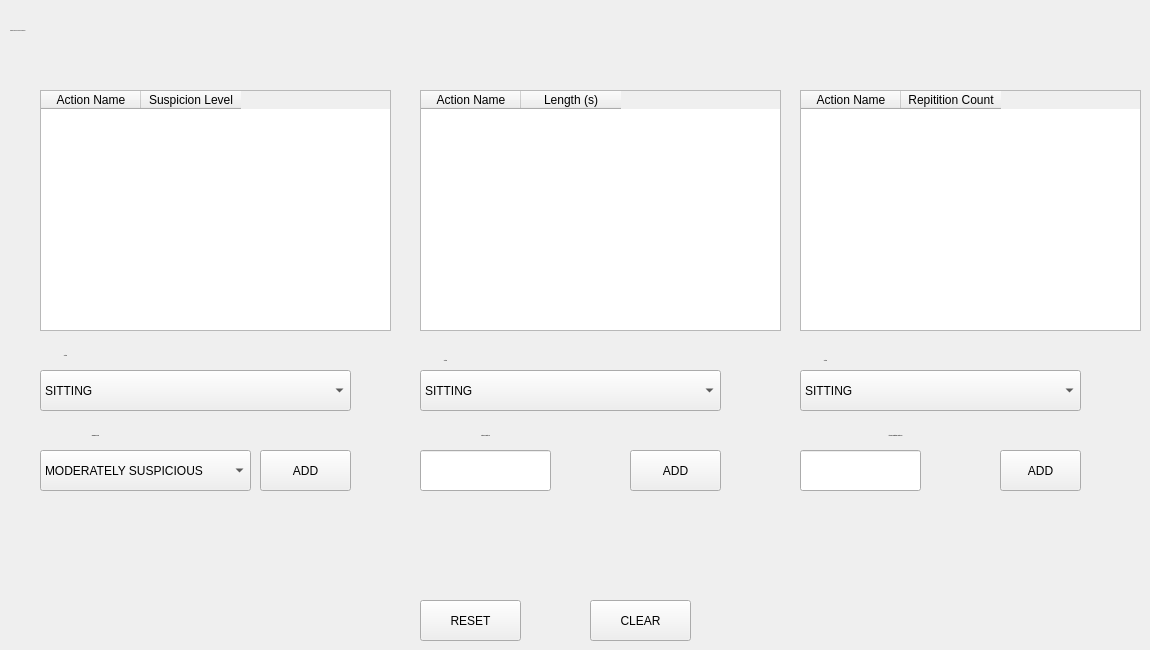
    <widget class="QWidget" name="page_10">
     <widget class="QLabel" name="label_52">
      <property name="geometry">
       <rect>
        <x>10</x>
        <y>0</y>
        <width>671</width>
        <height>61</height>
       </rect>
      </property>
      <property name="font">
       <font>
        <family>Bell MT</family>
        <pointsize>-1</pointsize>
        <fontweight>Medium</fontweight>
       </font>
      </property>
      <property name="text">
       <string>Suspiciousness Criteria Calibrator</string>
      </property>
     </widget>
     <widget class="QComboBox" name="actions_suspicion_level_combo_box">
      <property name="geometry">
       <rect>
        <x>40</x>
        <y>370</y>
        <width>311</width>
        <height>41</height>
       </rect>
      </property>
      <property name="currentIndex">
       <number>0</number>
      </property>
      <property name="placeholderText">
       <string>Choose an action...</string>
      </property>
      <item>
       <property name="text">
        <string>SITTING</string>
       </property>
      </item>
      <item>
       <property name="text">
        <string>STANDING</string>
       </property>
      </item>
      <item>
       <property name="text">
        <string>LEFT ARM EXTENDING SIDEWARDS</string>
       </property>
      </item>
      <item>
       <property name="text">
        <string>LEFT ARM NEUTRAL (RESTING)</string>
       </property>
      </item>
      <item>
       <property name="text">
        <string>LEFT ARM UNKNOWN</string>
       </property>
      </item>
      <item>
       <property name="text">
        <string>RIGHT ARM EXTENDING SIDEWARDS</string>
       </property>
      </item>
      <item>
       <property name="text">
        <string>RIGHT ARM NEUTRAL (RESTING)</string>
       </property>
      </item>
      <item>
       <property name="text">
        <string>RIGHT ARM UNKNOWN</string>
       </property>
      </item>
      <item>
       <property name="text">
        <string>FACING LEFT</string>
       </property>
      </item>
      <item>
       <property name="text">
        <string>FACING FORWARDS</string>
       </property>
      </item>
      <item>
       <property name="text">
        <string>FACING DOWNWARDS</string>
       </property>
      </item>
     </widget>
     <widget class="QTableWidget" name="action_suspicion_level_table">
      <property name="geometry">
       <rect>
        <x>40</x>
        <y>90</y>
        <width>351</width>
        <height>241</height>
       </rect>
      </property>
      <property name="tabKeyNavigation">
       <bool>true</bool>
      </property>
      <property name="showDropIndicator" stdset="0">
       <bool>true</bool>
      </property>
      <property name="wordWrap">
       <bool>true</bool>
      </property>
      <property name="rowCount">
       <number>0</number>
      </property>
      <property name="columnCount">
       <number>2</number>
      </property>
      <attribute name="horizontalHeaderVisible">
       <bool>true</bool>
      </attribute>
      <attribute name="horizontalHeaderHighlightSections">
       <bool>true</bool>
      </attribute>
      <attribute name="horizontalHeaderStretchLastSection">
       <bool>false</bool>
      </attribute>
      <attribute name="verticalHeaderVisible">
       <bool>false</bool>
      </attribute>
      <column>
       <property name="text">
        <string>Action Name</string>
       </property>
      </column>
      <column>
       <property name="text">
        <string>Suspicion Level</string>
       </property>
      </column>
     </widget>
     <widget class="QPushButton" name="add_action_suspicion_level_button">
      <property name="geometry">
       <rect>
        <x>260</x>
        <y>450</y>
        <width>91</width>
        <height>41</height>
       </rect>
      </property>
      <property name="text">
       <string>ADD</string>
      </property>
     </widget>
     <widget class="QLabel" name="label_26">
      <property name="geometry">
       <rect>
        <x>30</x>
        <y>340</y>
        <width>71</width>
        <height>31</height>
       </rect>
      </property>
      <property name="font">
       <font>
        <family>Segoe UI</family>
        <pointsize>-1</pointsize>
        <italic>false</italic>
        <bold>true</bold>
       </font>
      </property>
      <property name="text">
       <string>Action</string>
      </property>
      <property name="alignment">
       <set>Qt::AlignmentFlag::AlignCenter</set>
      </property>
     </widget>
     <widget class="QTableWidget" name="action_length_table">
      <property name="geometry">
       <rect>
        <x>420</x>
        <y>90</y>
        <width>361</width>
        <height>241</height>
       </rect>
      </property>
      <property name="tabKeyNavigation">
       <bool>true</bool>
      </property>
      <property name="showDropIndicator" stdset="0">
       <bool>true</bool>
      </property>
      <property name="wordWrap">
       <bool>true</bool>
      </property>
      <property name="rowCount">
       <number>0</number>
      </property>
      <property name="columnCount">
       <number>2</number>
      </property>
      <attribute name="horizontalHeaderVisible">
       <bool>true</bool>
      </attribute>
      <attribute name="horizontalHeaderHighlightSections">
       <bool>true</bool>
      </attribute>
      <attribute name="horizontalHeaderStretchLastSection">
       <bool>false</bool>
      </attribute>
      <attribute name="verticalHeaderVisible">
       <bool>false</bool>
      </attribute>
      <column>
       <property name="text">
        <string>Action Name</string>
       </property>
      </column>
      <column>
       <property name="text">
        <string>Length (s)</string>
       </property>
      </column>
     </widget>
     <widget class="QTableWidget" name="action_repitition_length_table">
      <property name="geometry">
       <rect>
        <x>800</x>
        <y>90</y>
        <width>341</width>
        <height>241</height>
       </rect>
      </property>
      <property name="tabKeyNavigation">
       <bool>true</bool>
      </property>
      <property name="showDropIndicator" stdset="0">
       <bool>true</bool>
      </property>
      <property name="wordWrap">
       <bool>true</bool>
      </property>
      <property name="rowCount">
       <number>0</number>
      </property>
      <property name="columnCount">
       <number>2</number>
      </property>
      <attribute name="horizontalHeaderVisible">
       <bool>true</bool>
      </attribute>
      <attribute name="horizontalHeaderHighlightSections">
       <bool>true</bool>
      </attribute>
      <attribute name="horizontalHeaderStretchLastSection">
       <bool>false</bool>
      </attribute>
      <attribute name="verticalHeaderVisible">
       <bool>false</bool>
      </attribute>
      <column>
       <property name="text">
        <string>Action Name</string>
       </property>
      </column>
      <column>
       <property name="text">
        <string>Repitition Count</string>
       </property>
      </column>
     </widget>
     <widget class="QComboBox" name="actions_length_combo_box">
      <property name="geometry">
       <rect>
        <x>420</x>
        <y>370</y>
        <width>301</width>
        <height>41</height>
       </rect>
      </property>
      <property name="currentIndex">
       <number>0</number>
      </property>
      <property name="placeholderText">
       <string>Choose an action...</string>
      </property>
      <item>
       <property name="text">
        <string>SITTING</string>
       </property>
      </item>
      <item>
       <property name="text">
        <string>STANDING</string>
       </property>
      </item>
      <item>
       <property name="text">
        <string>LEFT ARM EXTENDING SIDEWARDS</string>
       </property>
      </item>
      <item>
       <property name="text">
        <string>LEFT ARM NEUTRAL (RESTING)</string>
       </property>
      </item>
      <item>
       <property name="text">
        <string>LEFT ARM UNKNOWN</string>
       </property>
      </item>
      <item>
       <property name="text">
        <string>RIGHT ARM EXTENDING SIDEWARDS</string>
       </property>
      </item>
      <item>
       <property name="text">
        <string>RIGHT ARM NEUTRAL (RESTING)</string>
       </property>
      </item>
      <item>
       <property name="text">
        <string>RIGHT ARM UNKNOWN</string>
       </property>
      </item>
      <item>
       <property name="text">
        <string>FACING LEFT</string>
       </property>
      </item>
      <item>
       <property name="text">
        <string>FACING FORWARDS</string>
       </property>
      </item>
      <item>
       <property name="text">
        <string>FACING DOWNWARDS</string>
       </property>
      </item>
     </widget>
     <widget class="QComboBox" name="actions_repitiion_length_combo_box">
      <property name="geometry">
       <rect>
        <x>800</x>
        <y>370</y>
        <width>281</width>
        <height>41</height>
       </rect>
      </property>
      <property name="currentIndex">
       <number>0</number>
      </property>
      <property name="placeholderText">
       <string>Choose an action...</string>
      </property>
      <item>
       <property name="text">
        <string>SITTING</string>
       </property>
      </item>
      <item>
       <property name="text">
        <string>STANDING</string>
       </property>
      </item>
      <item>
       <property name="text">
        <string>LEFT ARM EXTENDING SIDEWARDS</string>
       </property>
      </item>
      <item>
       <property name="text">
        <string>LEFT ARM NEUTRAL (RESTING)</string>
       </property>
      </item>
      <item>
       <property name="text">
        <string>LEFT ARM UNKNOWN</string>
       </property>
      </item>
      <item>
       <property name="text">
        <string>RIGHT ARM EXTENDING SIDEWARDS</string>
       </property>
      </item>
      <item>
       <property name="text">
        <string>RIGHT ARM NEUTRAL (RESTING)</string>
       </property>
      </item>
      <item>
       <property name="text">
        <string>RIGHT ARM UNKNOWN</string>
       </property>
      </item>
      <item>
       <property name="text">
        <string>FACING LEFT</string>
       </property>
      </item>
      <item>
       <property name="text">
        <string>FACING FORWARDS</string>
       </property>
      </item>
      <item>
       <property name="text">
        <string>FACING DOWNWARDS</string>
       </property>
      </item>
     </widget>
     <widget class="QComboBox" name="suspicion_level_combo_box">
      <property name="geometry">
       <rect>
        <x>40</x>
        <y>450</y>
        <width>211</width>
        <height>41</height>
       </rect>
      </property>
      <property name="currentIndex">
       <number>1</number>
      </property>
      <item>
       <property name="text">
        <string>HIGHLY SUSPICIOUS</string>
       </property>
      </item>
      <item>
       <property name="text">
        <string>MODERATELY SUSPICIOUS</string>
       </property>
      </item>
      <item>
       <property name="text">
        <string>NON-SUSPICIOUS</string>
       </property>
      </item>
     </widget>
     <widget class="QLabel" name="label_69">
      <property name="geometry">
       <rect>
        <x>30</x>
        <y>420</y>
        <width>131</width>
        <height>31</height>
       </rect>
      </property>
      <property name="font">
       <font>
        <family>Segoe UI</family>
        <pointsize>-1</pointsize>
        <italic>false</italic>
        <bold>true</bold>
       </font>
      </property>
      <property name="text">
       <string>Suspicion Level</string>
      </property>
      <property name="alignment">
       <set>Qt::AlignmentFlag::AlignCenter</set>
      </property>
     </widget>
     <widget class="QLabel" name="label_28">
      <property name="geometry">
       <rect>
        <x>410</x>
        <y>350</y>
        <width>71</width>
        <height>21</height>
       </rect>
      </property>
      <property name="font">
       <font>
        <family>Segoe UI</family>
        <pointsize>-1</pointsize>
        <italic>false</italic>
        <bold>true</bold>
       </font>
      </property>
      <property name="text">
       <string>Action</string>
      </property>
      <property name="alignment">
       <set>Qt::AlignmentFlag::AlignCenter</set>
      </property>
     </widget>
     <widget class="QLabel" name="label_89">
      <property name="geometry">
       <rect>
        <x>790</x>
        <y>350</y>
        <width>71</width>
        <height>21</height>
       </rect>
      </property>
      <property name="font">
       <font>
        <family>Segoe UI</family>
        <pointsize>-1</pointsize>
        <italic>false</italic>
        <bold>true</bold>
       </font>
      </property>
      <property name="text">
       <string>Action</string>
      </property>
      <property name="alignment">
       <set>Qt::AlignmentFlag::AlignCenter</set>
      </property>
     </widget>
     <widget class="QLineEdit" name="action_length_line_edit">
      <property name="geometry">
       <rect>
        <x>420</x>
        <y>450</y>
        <width>131</width>
        <height>41</height>
       </rect>
      </property>
     </widget>
     <widget class="QLabel" name="label_90">
      <property name="geometry">
       <rect>
        <x>410</x>
        <y>420</y>
        <width>151</width>
        <height>31</height>
       </rect>
      </property>
      <property name="font">
       <font>
        <family>Segoe UI</family>
        <pointsize>-1</pointsize>
        <italic>false</italic>
        <bold>true</bold>
       </font>
      </property>
      <property name="text">
       <string>Action's Length (s)</string>
      </property>
      <property name="alignment">
       <set>Qt::AlignmentFlag::AlignCenter</set>
      </property>
     </widget>
     <widget class="QLineEdit" name="action_repitition_length_line_edit">
      <property name="geometry">
       <rect>
        <x>800</x>
        <y>450</y>
        <width>121</width>
        <height>41</height>
       </rect>
      </property>
     </widget>
     <widget class="QLabel" name="label_91">
      <property name="geometry">
       <rect>
        <x>790</x>
        <y>420</y>
        <width>211</width>
        <height>31</height>
       </rect>
      </property>
      <property name="font">
       <font>
        <family>Segoe UI</family>
        <pointsize>-1</pointsize>
        <italic>false</italic>
        <bold>true</bold>
       </font>
      </property>
      <property name="text">
       <string>Action's Repitition Length (s)</string>
      </property>
      <property name="alignment">
       <set>Qt::AlignmentFlag::AlignCenter</set>
      </property>
     </widget>
     <widget class="QPushButton" name="add_action_length_button">
      <property name="geometry">
       <rect>
        <x>630</x>
        <y>450</y>
        <width>91</width>
        <height>41</height>
       </rect>
      </property>
      <property name="text">
       <string>ADD</string>
      </property>
     </widget>
     <widget class="QPushButton" name="add_action_repitition_length_button">
      <property name="geometry">
       <rect>
        <x>1000</x>
        <y>450</y>
        <width>81</width>
        <height>41</height>
       </rect>
      </property>
      <property name="text">
       <string>ADD</string>
      </property>
     </widget>
     <widget class="QPushButton" name="reset_tables_button">
      <property name="geometry">
       <rect>
        <x>420</x>
        <y>600</y>
        <width>101</width>
        <height>41</height>
       </rect>
      </property>
      <property name="text">
       <string>RESET</string>
      </property>
     </widget>
     <widget class="QPushButton" name="clear_tables_button">
      <property name="geometry">
       <rect>
        <x>590</x>
        <y>600</y>
        <width>101</width>
        <height>41</height>
       </rect>
      </property>
      <property name="text">
       <string>CLEAR</string>
      </property>
     </widget>
     <zorder>label_52</zorder>
     <zorder>actions_suspicion_level_combo_box</zorder>
     <zorder>action_suspicion_level_table</zorder>
     <zorder>add_action_suspicion_level_button</zorder>
     <zorder>label_26</zorder>
     <zorder>action_length_table</zorder>
     <zorder>action_repitition_length_table</zorder>
     <zorder>suspicion_level_combo_box</zorder>
     <zorder>label_69</zorder>
     <zorder>label_28</zorder>
     <zorder>label_89</zorder>
     <zorder>actions_repitiion_length_combo_box</zorder>
     <zorder>actions_length_combo_box</zorder>
     <zorder>label_90</zorder>
     <zorder>action_length_line_edit</zorder>
     <zorder>label_91</zorder>
     <zorder>action_repitition_length_line_edit</zorder>
     <zorder>add_action_length_button</zorder>
     <zorder>add_action_repitition_length_button</zorder>
     <zorder>reset_tables_button</zorder>
     <zorder>clear_tables_button</zorder>
    </widget>
